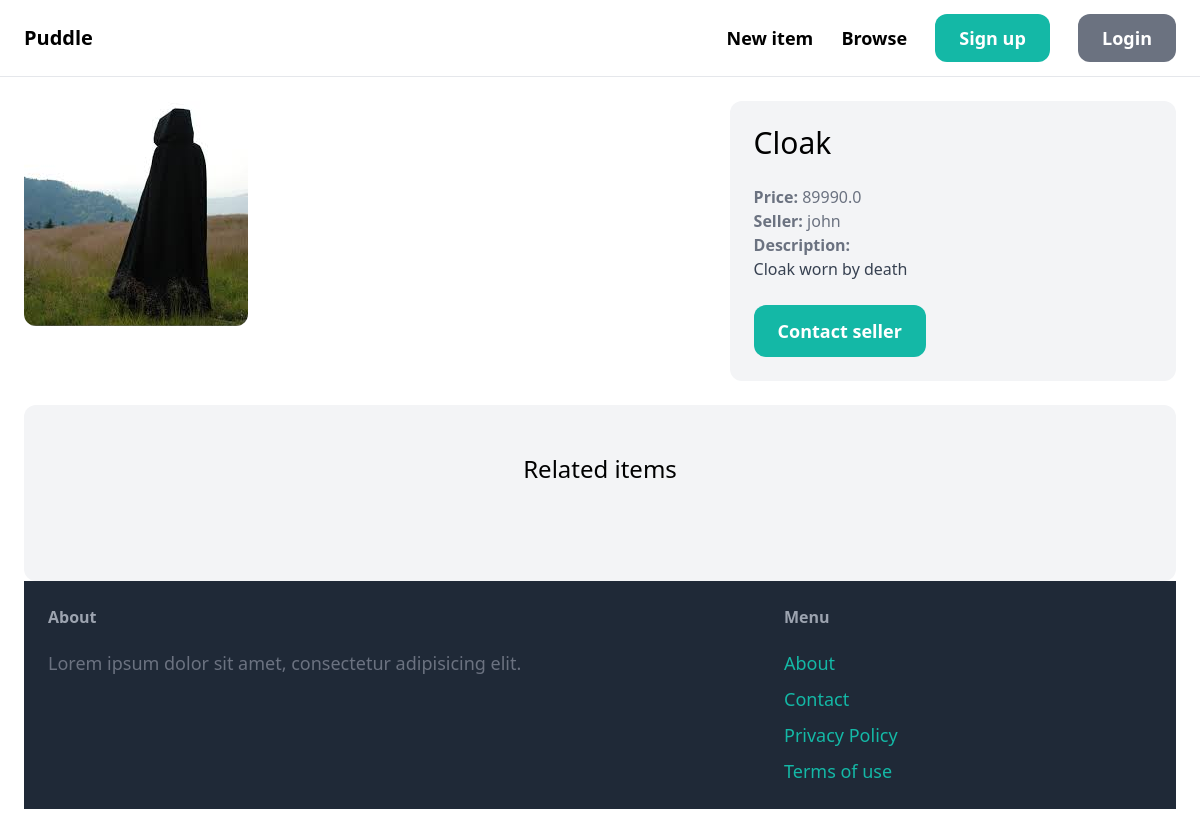
The page /items/4/ on the database as committed earlier.
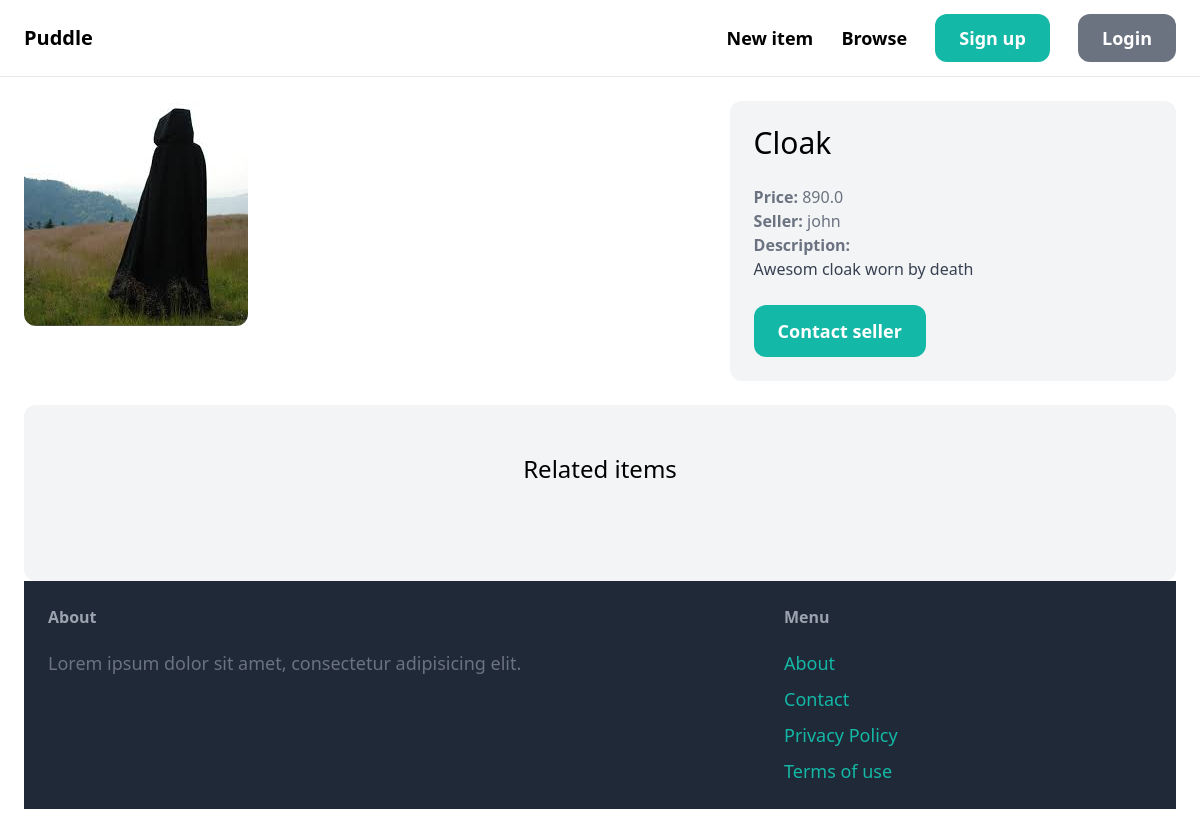
The same page on the database as committed later.
### item/models.py (models this page shows, shortened)
class Item(models.Model):
    category = models.ForeignKey(Category, related_name='items', on_delete=models.CASCADE)
    name = models.CharField(max_length=255)
    description  = models.TextField(blank=True, null=True)
    price = models.FloatField()
    image = models.ImageField(upload_to='item_images', null=True, blank=True)
    is_sold = models.BooleanField(default=False)
    created_by = models.ForeignKey(User, related_name='items', on_delete=models.CASCADE)
    created_at = models.DateTimeField(auto_now_add=True)

### item/views.py (the view)
# urls.py: path('<int:pk>/', views.detail, name='detail'),
def detail(request, pk):
    item = get_object_or_404(Item, pk=pk)
    related_items = Item.objects.filter(category=item.category, is_sold=False).exclude(pk=pk)[0:3]
    return render(request, 'detail.html', {
        'item': item,
        'related_items': related_items,
    })

### item/templates/detail.html (shortened to what this page needs)
{% extends 'core/base.html' %}
{% block content %}
<div class="grid grid-cols-5 gap-6">
    <div class="col-span-3">
        <img src="{{ item.image.url }}" class="rounded-xl">
    </div>
    <div class="col-span-2 p-6 bg-gray-100 rounded-xl">
        <h1 class="mb-6 text-3xl">{{ item.name }}</h1>
        <p class="text-gray-500"><strong>Price: </strong>{{ item.price }}</p>
        <p class="text-gray-500"><strong>Seller: </strong>{{ item.created_by.username }}</p>
        {% if item.description %}
        <p class="text-gray-700">
            <strong class="text-gray-500">Description:</strong><br>
            {{ item.description }}
        </p>
        {% endif %}
        {% if request.user == item.created_by %}
        <div class="mt-6 p-6 bg-white rounded-xl">
            <p>This is your item!</p>
            <a href="{% url 'item:edit' item.id %}" class="inline-block mt-6 px-6 py-3 text-lg font-semibold bg-teal-500 text-white rounded-xl">Edit</a>
            <a href="{% url 'item:delete' item.id %}" class="inline-block mt-6 px-6 py-3 text-lg font-semibold bg-red-500 text-white rounded-xl">Delete</a>
        </div>
        {% else %}
            <a href="#" class="inline-block mt-6 px-6 py-3 text-lg font-semibold bg-teal-500 text-white rounded-xl">Contact seller</a>
        {% endif %}
    </div>
</div>
<div class="mt-6 px-6 py-12 bg-gray-100 rounded-xl">
    <h2 class="mb-12 text-2xl text-center">Related items</h2>
{% endblock %}

### core/templates/core/base.html (shortened to what this page needs)
<!doctype html>
<html lang="en">
<head>
    <script src="https://cdn.tailwindcss.com"></script>
</head>
<body>
    <nav class="py-6 px-6 flex justify-between items-center border-b border-gray-200">
        <a href="/" class="text-xl font-semibold" >Puddle</a>
        <div class="space-x-6">
            <a href="{% url 'item:new' %}" class="text-lg font-semibold hover:text-gray-500">New item</a>
            <a href="{% url 'item:items' %}" class="text-lg font-semibold hover:text-gray-500">Browse</a>
            {% if request.user.is_authenticated %}
                <a href="#" class="px-6 py-3 text-lg font-semibold bg-teal-500 text-white rounded-xl hover:bg-teal-700">Inbox</a>
                <a href="{% url 'dashboard:index' %}" class="px-6 py-3 text-lg font-semibold bg-gray-500 text-white rounded-xl hover:bg-gray-700">Dashboard</a>
            {% else %}
                <a href="{% url 'core:signup' %}" class="px-6 py-3 text-lg font-semibold bg-teal-500 text-white rounded-xl hover:bg-teal-700">Sign up</a>
                <a href="{% url 'core:login' %}" class="px-6 py-3 text-lg font-semibold bg-gray-500 text-white rounded-xl hover:bg-gray-700">Login</a>
            {% endif %}
        </div>
    </nav>
    <div class="px-6 py-6">
        {% block content %}
        {% endblock %}
    </div>
    <footer class="py-6 px-6 flex justify-between bg-gray-800">
        <div class="w-2/3 pr-10">
            <h3 class="mb-5 font-semibold text-gray-400">About</h3>
            <p class="text-lg text-gray-500">Lorem ipsum dolor sit amet, consectetur adipisicing elit.</p>
        </div>
        <div class="w-1/3">
            <h3 class="mb-5 font-semibold text-gray-400">Menu</h3>
            <ul class="space-y-2">
                <li><a href="#" class="text-lg text-teal-500 hover:text-teal-700">About</a></li>
                <li><a href="{% url 'core:contact' %}" class="text-lg text-teal-500 hover:text-teal-700">Contact</a></li>
                <li><a href="#" class="text-lg text-teal-500 hover:text-teal-700">Privacy Policy</a></li>
                <li><a href="#" class="text-lg text-teal-500 hover:text-teal-700">Terms of use</a></li>
            </ul>
        </div>
    </footer>
</body>
</html>

Rows that differ between the two databases and show on the page:
changed Item "Cloak": price "89990.0" → "890.0"; description "Cloak worn by death" → "Awesom cloak worn by death"
